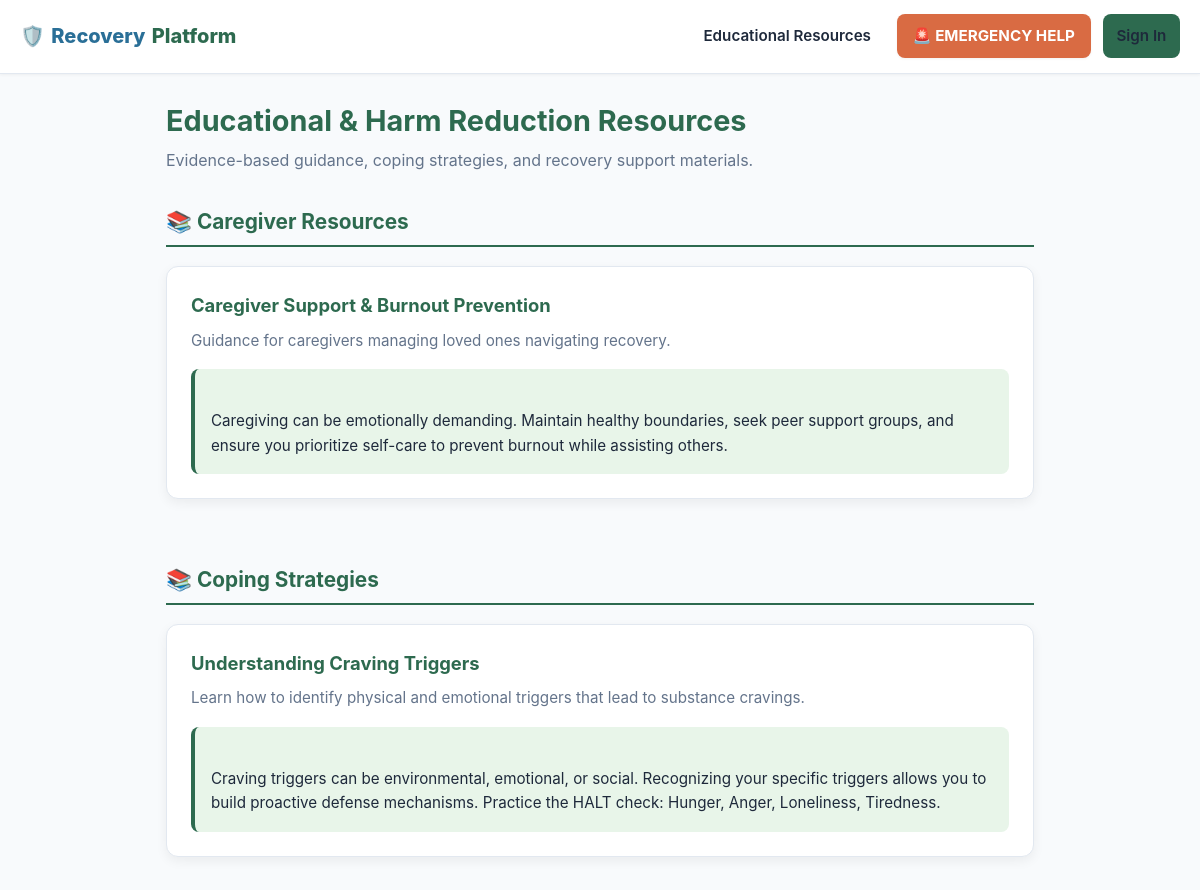
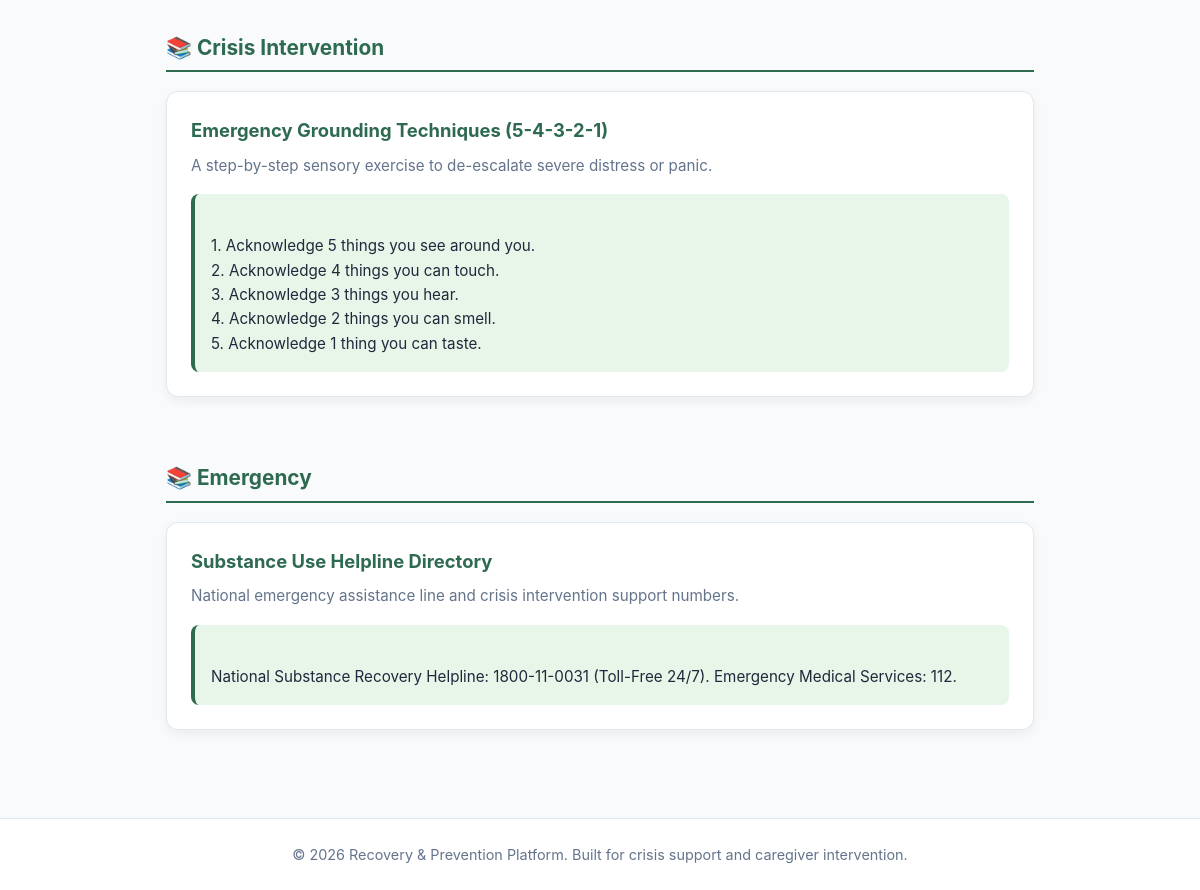
Page /resources on the committed database (2 pictures, top to bottom).
### tables this page shows
CREATE TABLE educational_resources (
    id TEXT PRIMARY KEY,
    title TEXT NOT NULL,
    category TEXT NOT NULL,
    description TEXT NOT NULL,
    content TEXT NOT NULL,
    external_link TEXT,
    created_at DATETIME DEFAULT CURRENT_TIMESTAMP
);

### app.py (the view)
@app.route('/resources')
def resources():
    conn = get_db()
    cursor = conn.cursor()
    cursor.execute("SELECT * FROM educational_resources ORDER BY category ASC, title ASC")
    items = cursor.fetchall()
    conn.close()
    categorized = {}
    for item in items:
        cat = item['category']
        if cat not in categorized:
            categorized[cat] = []
        categorized[cat].append(item)
    return render_template('resources.html', categorized_resources=categorized)

### database.py (called while the page is built)
def get_db():
    conn = sqlite3.connect(DB_PATH, timeout=10.0)
    conn.row_factory = sqlite3.Row
    conn.execute("PRAGMA foreign_keys = ON;")
    conn.execute("PRAGMA journal_mode = WAL;")
    conn.execute("PRAGMA synchronous = NORMAL;")
    return conn

### templates/resources.html (shortened to what this page needs)
{% extends "base.html" %}
{% block content %}
<div style="margin-bottom: 2rem;">
    <h1 style="font-size: 1.8rem; margin-bottom: 0.25rem; color: var(--brand-primary);">Educational & Harm Reduction Resources</h1>
    <p style="color: var(--text-muted);">Evidence-based guidance, coping strategies, and recovery support materials.</p>
</div>
{% for category, items in categorized_resources.items() %}
    <div style="margin-bottom: 2.5rem;">
        <h2 style="font-size: 1.3rem; border-bottom: 2px solid var(--brand-primary); padding-bottom: 0.4rem; margin-bottom: 1.2rem; color: var(--brand-primary);">
            📚 {{ category }}
        </h2>
        <div class="grid-2">
            {% for item in items %}
                <div class="card">
                    <h3 style="font-size: 1.15rem; margin-bottom: 0.5rem; color: var(--brand-primary);">{{ item.title }}</h3>
                    <p style="color: var(--text-muted); font-size: 0.95rem; margin-bottom: 1rem;">{{ item.description }}</p>
                    <div style="background: var(--brand-soft-sage); padding: 1rem; border-radius: var(--radius-sm); border-left: 4px solid var(--brand-primary); font-size: 0.95rem; line-height: 1.6; white-space: pre-line;">
                        {{ item.content }}
                    </div>
                </div>
            {% endfor %}
        </div>
    </div>
{% endfor %}
{% endblock %}

### templates/base.html (shortened to what this page needs)
<!DOCTYPE html>
<html lang="en">
<head>
    <link rel="stylesheet" href="{{ url_for('static', filename='css/style.css') }}">
</head>
<body>
    <header>
        <nav class="navbar" aria-label="Main Navigation">
            <a href="{{ url_for('index') }}" class="navbar-brand" aria-label="Recovery Platform Home">
                🛡️ <span>Recovery</span>Platform
            </a>
            <ul class="nav-links">
                {% if session.get('user_id') %}
                    {% if session.get('user_role') == 'individual' %}
                        <li><a href="{{ url_for('dashboard_individual') }}">Dashboard</a></li>
                        <li><a href="{{ url_for('resources') }}">Educational Hub</a></li>
                        <li>
                            <a href="{{ url_for('panic_button') }}" class="panic-nav-btn" aria-label="Emergency Crisis Help">
                                🚨 CRISIS HELP
                            </a>
                        </li>
                    {% elif session.get('user_role') == 'caregiver' %}
                        <li><a href="{{ url_for('dashboard_caregiver') }}">Caregiver Workspace</a></li>
                        <li><a href="{{ url_for('resources') }}">Resources</a></li>
                        <li>
                            <a href="{{ url_for('panic_button') }}" class="panic-nav-btn" aria-label="View Emergency Contacts">
                                🚨 CRISIS CONTACTS
                            </a>
                        </li>
                    {% elif session.get('user_role') == 'admin' %}
                        <li><a href="{{ url_for('dashboard_admin') }}">Admin Console</a></li>
                    {% endif %}
                    <li><a href="{{ url_for('auth.logout') }}" aria-label="Logout">Logout ({{ session.get('user_name') }})</a></li>
                {% else %}
                    <li><a href="{{ url_for('resources') }}">Educational Resources</a></li>
                    <li>
                        <a href="{{ url_for('panic_button') }}" class="panic-nav-btn" aria-label="Public Panic & Crisis Help">
                            🚨 EMERGENCY HELP
                        </a>
                    </li>
                    <li><a href="{{ url_for('auth.login') }}" class="btn btn-primary">Sign In</a></li>
                {% endif %}
            </ul>
        </nav>
    </header>
    <main id="main-content" class="container" tabindex="-1">
        {% block content %}{% endblock %}
    </main>
    <footer>
        <p>&copy; 2026 Recovery & Prevention Platform. Built for crisis support and caregiver intervention.</p>
    </footer>
</body>
</html>

### static/css/style.css (style rules this page uses)
:root { --bg-main: #f8fafc; --bg-card: #ffffff; --bg-card-alt: #f1f5f9; --brand-primary: #2d6a4f; --brand-primary-hover: #1b4332; --brand-soft-sage: #e8f5e9; --accent-teal: #2a6f97; --accent-teal-hover: #014f86; --cta-terracotta: #d96b43; --cta-terracotta-hover: #c05621; --text-main: #1e293b; --text-muted: #64748b; --border-subtle: #e2e8f0; --focus-ring: #2a6f97; --radius-sm: 8px; --radius-md: 12px; --radius-lg: 16px; --shadow-sm: 0 1px 3px rgba(0, 0, 0, 0.05); --shadow-md: 0 4px 12px rgba(0, 0, 0, 0.06); --shadow-lg: 0 10px 25px rgba(0, 0, 0, 0.08); }
* { box-sizing: border-box; margin: 0; padding: 0; font-family: 'Inter', system-ui, -apple-system, BlinkMacSystemFont, "Segoe UI", Roboto, sans-serif; }
body { background-color: var(--bg-main); color: var(--text-main); min-height: 100vh; display: flex; flex-direction: column; font-size: 1rem; line-height: 1.6; -webkit-font-smoothing: antialiased; }
.navbar { background: var(--bg-card); border-bottom: 1px solid var(--border-subtle); padding: 0.9rem 1.25rem; display: flex; justify-content: space-between; align-items: center; position: sticky; top: 0; z-index: 100; box-shadow: var(--shadow-sm); }
.navbar-brand { font-size: 1.25rem; font-weight: 800; color: var(--brand-primary); text-decoration: none; display: flex; align-items: center; gap: 0.4rem; }
.navbar-brand span { color: var(--accent-teal); }
.nav-links { display: flex; align-items: center; gap: 0.75rem; list-style: none; flex-wrap: wrap; }
.nav-links a { color: var(--text-main); text-decoration: none; font-weight: 600; padding: 0.5rem 0.85rem; border-radius: var(--radius-sm); font-size: 0.95rem; transition: background 0.2s, color 0.2s; min-height: 44px; display: inline-flex; align-items: center; }
.panic-nav-btn { background: var(--cta-terracotta) !important; color: white !important; font-weight: 700 !important; padding: 0.5rem 1rem !important; border-radius: var(--radius-sm); text-decoration: none; box-shadow: var(--shadow-sm); }
.container { max-width: 900px; margin: 1.5rem auto; padding: 0 1rem; flex: 1; width: 100%; }
.card { background: var(--bg-card); border: 1px solid var(--border-subtle); border-radius: var(--radius-md); padding: 1.5rem; margin-bottom: 1.5rem; box-shadow: var(--shadow-md); }
.grid-2 { display: grid; grid-template-columns: repeat(auto-fit, minmax(280px, 1fr)); gap: 1.25rem; }
.btn { padding: 0.75rem 1.25rem; border-radius: var(--radius-sm); border: none; font-weight: 700; cursor: pointer; text-decoration: none; display: inline-flex; align-items: center; justify-content: center; gap: 0.5rem; font-size: 1rem; min-height: 46px; transition: background 0.2s; }
.btn-primary { background: var(--brand-primary); color: white; }
footer { border-top: 1px solid var(--border-subtle); padding: 1.5rem; text-align: center; color: var(--text-muted); font-size: 0.9rem; margin-top: auto; background: var(--bg-card); }

### rows in the picture
educational_resources: category "Caregiver Resources", title "Caregiver Support & Burnout Prevention", description "Guidance for caregivers managing loved ones navigating recovery.", content "Caregiving can be emotionally demanding. Maintain healthy boundaries, seek peer support groups, and ensure you prioritize self-care to prevent burnout while assisting others."
educational_resources: category "Coping Strategies", title "Understanding Craving Triggers", description "Learn how to identify physical and emotional triggers that lead to substance cravings.", content "Craving triggers can be environmental, emotional, or social. Recognizing your specific triggers allows you to build proactive defense mechanisms. Practice the HALT check: Hunger, Anger, Loneliness, Tiredness."
educational_resources: category "Crisis Intervention", title "Emergency Grounding Techniques (5-4-3-2-1)", description "A step-by-step sensory exercise to de-escalate severe distress or panic.", content "1. Acknowledge 5 things you see around you. 2. Acknowledge 4 things you can touch. 3. Acknowledge 3 things you hear. 4. Acknowledge 2 things you can smell. 5. Acknowledge 1 thing you can taste."
educational_resources: category "Emergency", title "Substance Use Helpline Directory", description "National emergency assistance line and crisis intervention support numbers.", content "National Substance Recovery Helpline: 1800-11-0031 (Toll-Free 24/7). Emergency Medical Services: 112."
